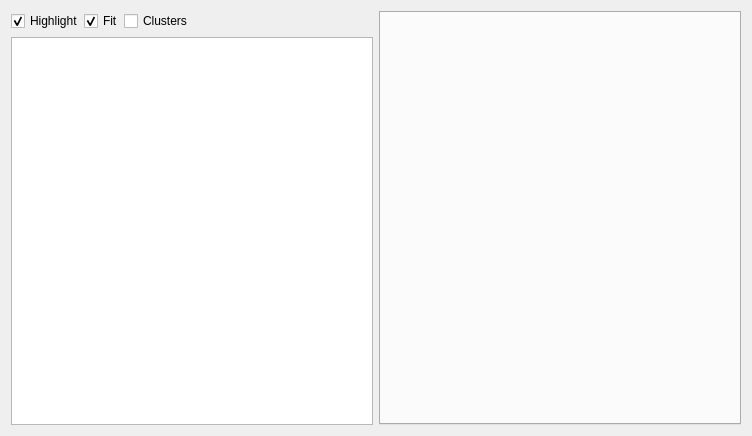
<?xml version="1.0" encoding="UTF-8"?>
<ui version="4.0">
 <class>ConductorGraphWidget</class>
 <widget class="QWidget" name="ConductorGraphWidget">
  <property name="enabled">
   <bool>true</bool>
  </property>
  <property name="geometry">
   <rect>
    <x>0</x>
    <y>0</y>
    <width>752</width>
    <height>436</height>
   </rect>
  </property>
  <property name="sizePolicy">
   <sizepolicy hsizetype="Preferred" vsizetype="Preferred">
    <horstretch>0</horstretch>
    <verstretch>0</verstretch>
   </sizepolicy>
  </property>
  <property name="windowTitle">
   <string>Conductor Graph</string>
  </property>
  <layout class="QHBoxLayout" name="horizontalLayout">
   <item>
    <layout class="QVBoxLayout" name="verticalLayout">
     <item>
      <widget class="QWidget" name="widget" native="true">
       <property name="enabled">
        <bool>true</bool>
       </property>
       <property name="sizePolicy">
        <sizepolicy hsizetype="Preferred" vsizetype="Preferred">
         <horstretch>0</horstretch>
         <verstretch>0</verstretch>
        </sizepolicy>
       </property>
       <property name="minimumSize">
        <size>
         <width>0</width>
         <height>0</height>
        </size>
       </property>
       <layout class="QHBoxLayout" name="horizontalLayout_4">
        <property name="spacing">
         <number>0</number>
        </property>
        <property name="sizeConstraint">
         <enum>QLayout::SetDefaultConstraint</enum>
        </property>
        <property name="margin">
         <number>0</number>
        </property>
        <item>
         <widget class="QCheckBox" name="highlight_connections_check_box">
          <property name="toolTip">
           <string>Highlight incoming and outgoing connections on mouse over</string>
          </property>
          <property name="text">
           <string>Highlight</string>
          </property>
          <property name="checked">
           <bool>true</bool>
          </property>
         </widget>
        </item>
        <item>
         <widget class="QCheckBox" name="auto_fit_graph_check_box">
          <property name="toolTip">
           <string>Automatically fit graph into view on update</string>
          </property>
          <property name="text">
           <string>Fit</string>
          </property>
          <property name="checked">
           <bool>true</bool>
          </property>
         </widget>
        </item>
        <item>
         <widget class="QCheckBox" name="clusters_check_box">
          <property name="text">
           <string>Clusters</string>
          </property>
         </widget>
        </item>
        <item>
         <spacer name="horizontalSpacer_2">
          <property name="orientation">
           <enum>Qt::Horizontal</enum>
          </property>
          <property name="sizeHint" stdset="0">
           <size>
            <width>40</width>
            <height>20</height>
           </size>
          </property>
         </spacer>
        </item>
       </layout>
      </widget>
     </item>
     <item>
      <widget class="InteractiveGraphicsView" name="graphics_view">
       <property name="renderHints">
        <set>QPainter::Antialiasing|QPainter::HighQualityAntialiasing|QPainter::SmoothPixmapTransform|QPainter::TextAntialiasing</set>
       </property>
       <property name="resizeAnchor">
        <enum>QGraphicsView::AnchorViewCenter</enum>
       </property>
      </widget>
     </item>
    </layout>
   </item>
   <item>
    <widget class="QTabWidget" name="tabWidget">
     <property name="currentIndex">
      <number>-1</number>
     </property>
    </widget>
   </item>
  </layout>
 </widget>
 <customwidgets>
  <customwidget>
   <class>InteractiveGraphicsView</class>
   <extends>QGraphicsView</extends>
   <header>rqt_graph.interactive_graphics_view</header>
  </customwidget>
 </customwidgets>
 <resources/>
 <connections/>
</ui>
